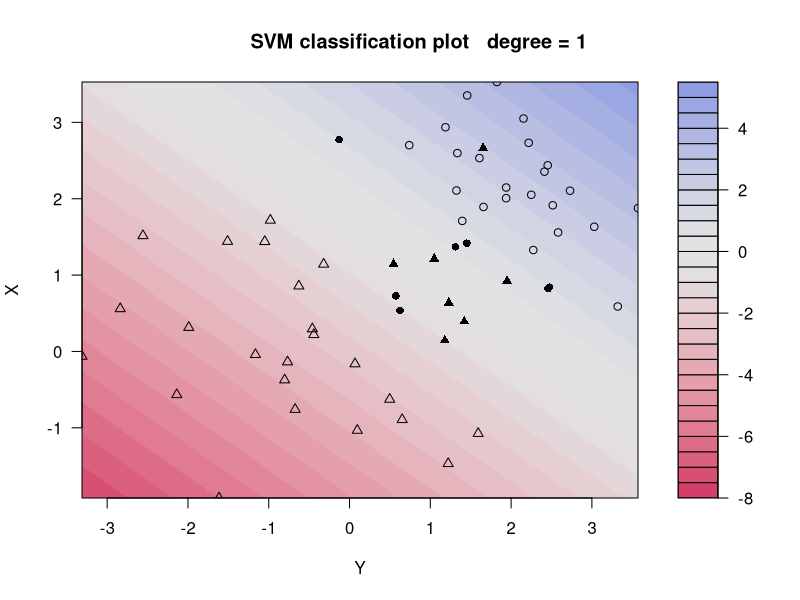
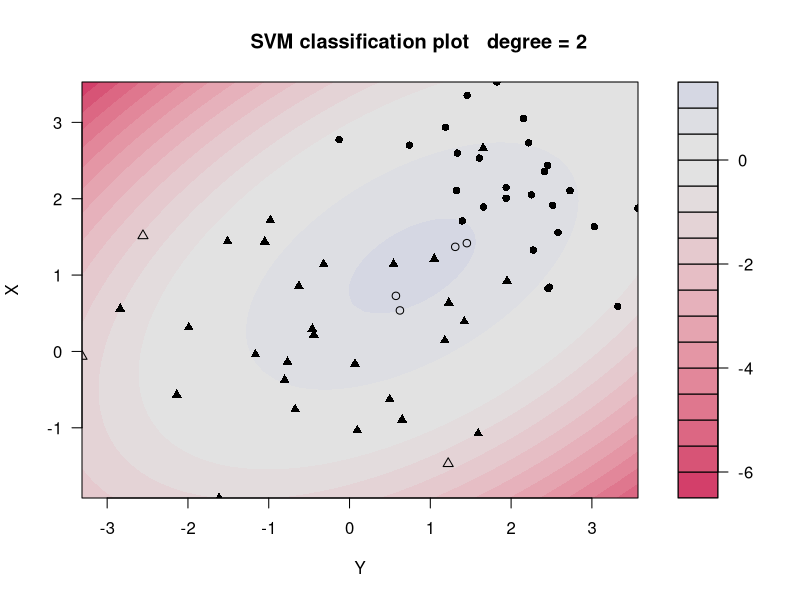
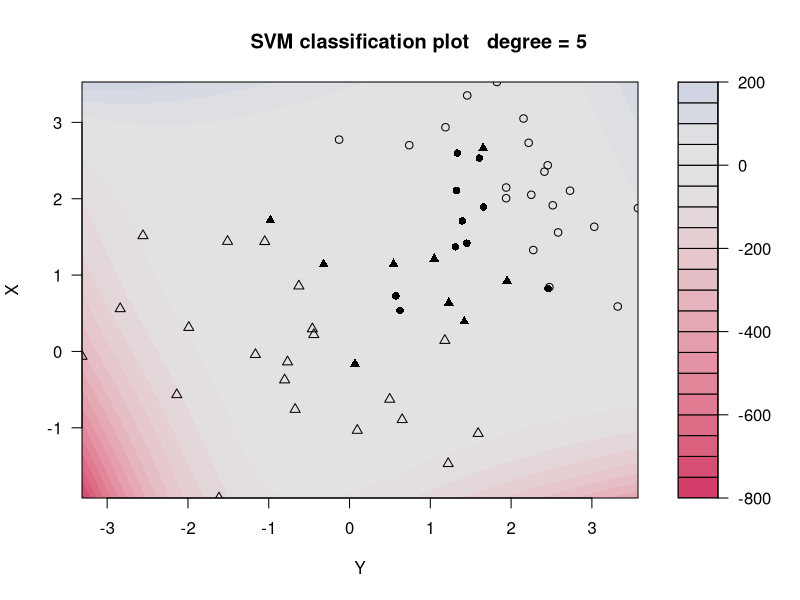
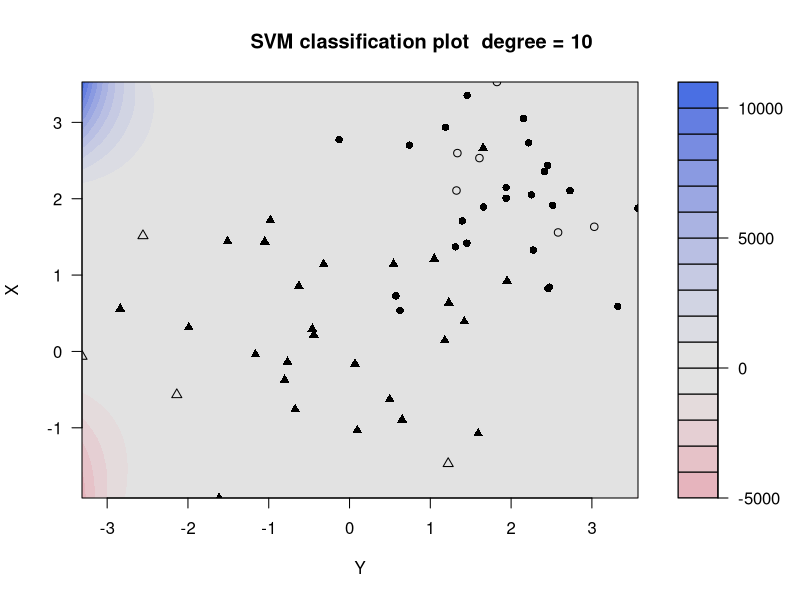

Source code (R) for these figures, in order:
library(kernlab)
path_graphics <- "../../Graphics/Problema_01/Experiment_02_"
x1 <- rnorm(30, 0, 1)
y1 <- rnorm(30, 0, 1)
x2 <- rnorm(30, 2, 1)
y2 <- rnorm(30, 2, 1)
c <- c(
    rep(0, 30),
    rep(1, 30)
)
categoria <- factor(c)
d <- data.frame(
    c(x1, x2),
    c(y1, y2),
    categoria
)
names(d) <- c("X", "Y", "categoria")
s <- ksvm(categoria ~ X + Y,
    data = d,
    kernel = "p",
    cost = 1,
    kpar = list(
        degree = 1,
        offset = 0
    )
)
x1 <- rnorm(30, 0, 1)
y1 <- rnorm(30, 0, 1)
x2 <- rnorm(30, 2, 1)
y2 <- rnorm(30, 2, 1)
c <- c(
    rep(0, 30),
    rep(1, 30)
)
categoria <- factor(c)
dtest <- data.frame(
    c(x1, x2),
    c(y1, y2),
    categoria
)
names(dtest) <- c(
    "X",
    "Y",
    "categoria"
)
test <- table(
    pred = predict(s, dtest),
    truth = dtest$categoria
)
print(test)
degrees <- c(1, 2, 5, 10)
for (i in 1:4) {
    file_graphics <- paste(path_graphics,
        as.character(i),
        ".pdf",
        sep = ""
    )
    pdf(file = file_graphics)
    s <- ksvm(categoria ~ X + Y,
        data = d,
        kernel = "p",
        C = 11,
        kpar = list(
            degree = degrees[i],
            offset = 0
        )
    )
    plot(s, data = d)
    title(main = paste("                                      ",
        "degree =",
        as.character(degrees[i]),
        sep = " "
    ))
    dev.off()
}
